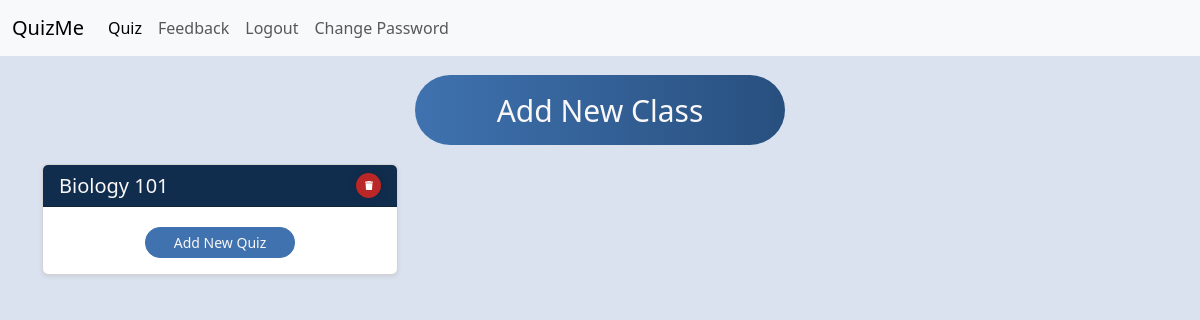
/quiz-selector (signed in), run on an earlier commit of the app's database.
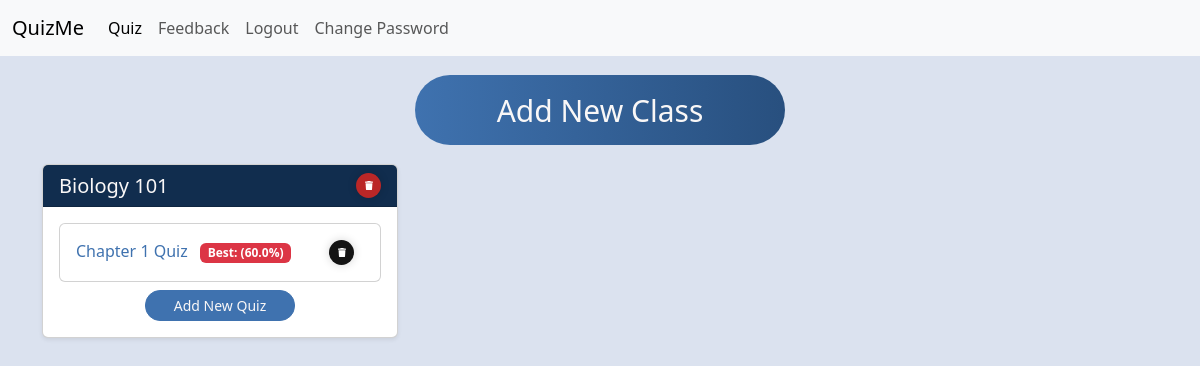
And on a later commit of the database.
### main.py (models this page shows)
class ClassList(db.Model):
    __tablename__ = "class_list"
    id: Mapped[int] = mapped_column(Integer, primary_key=True)
    user_id: Mapped[int] = mapped_column(Integer, db.ForeignKey("users.id"))
    class_name: Mapped[str] = mapped_column(String(250), unique=False, nullable=False)

class Quiz(db.Model):
    __tablename__ = "quizzes"
    id: Mapped[int] = mapped_column(Integer, primary_key=True)
    user_id: Mapped[int] = mapped_column(Integer, db.ForeignKey("users.id"))
    quiz_json: Mapped[str] = mapped_column(JSON())
    title: Mapped[str] = mapped_column(String())
    class_name: Mapped[str] = mapped_column(String(250), unique=False, nullable=False)
    total_questions: Mapped[int] = mapped_column(Integer)
    best_score: Mapped[int] = mapped_column(Integer)

### main.py (the view)
@app.route('/quiz-selector', methods=["GET", "POST"])
def quiz_selector():
    form = NoteInput()
    class_list = ClassList.query.filter_by(user_id=current_user.id).all()
    quizzes = Quiz.query.filter_by(user_id=current_user.id).all()
    return render_template("quiz_selector.html", form=form, class_list=class_list, quizzes=quizzes)

### main.py (called while the page is built)
@login_manager.user_loader
def load_user(user_id):
    return db.get_or_404(User, user_id)

### templates/quiz_selector.html (shortened to what this page needs)
{% include "header.html" %}
{% block content %}
<div class="container mt-4">
    <div class="text-center mb-3">
        <button type="button" class="create_class_button" data-bs-toggle="modal" data-bs-target="#addClassModal">
            Add New Class
        </button>
    </div>
    {% if class_list %}
        <div class="row">
            {% for class in class_list %}
            <div class="col-md-4 mb-4">
                <div class="card shadow-sm">
                    <div class="card-header d-flex justify-content-between align-items-center">
                        <h5 class="card-title mb-0">{{ class.class_name }}</h5>
                        <div class="d-flex gap-2">
                            <form action="{{ url_for('delete_class', class_name=class.class_name) }}" method="POST" onsubmit="return confirm('Are you sure you want to delete this class?');" class="m-0">
                                <button type="submit" class="delete_class_button" aria-label="Delete class">
                                    <svg viewBox="0 0 448 512" class="svgIcon">
                                        <path d="M135.2 17.7L128 32H32C14.3 32 0 46.3 0 64S14.3 96 32 96H416c17.7 0 32-14.3 32-32s-14.3-32-32-32H320l-7.2-14.3C307.4 6.8 296.3 0 284.2 0H163.8c-12.1 0-23.2 6.8-28.6 17.7zM416 128H32L53.2 467c1.6 25.3 22.6 45 47.9 45H346.9c25.3 0 46.3-19.7 47.9-45L416 128z" />
                                    </svg>
                                </button>
                            </form>
                        </div>
                    </div>
                    <div class="card-body">
                        {% set class_quizzes = quizzes|selectattr('class_name', 'equalto', class.class_name)|list %}
                        {% if class_quizzes %}
                            <div class="row g-2">
                                {% for quiz in class_quizzes %}
                                <div class="col-12 mb-1">
                                    <div class="card">
                                        <div class="card-body">
                                            <div class="d-flex justify-content-between align-items-center">
                                                <h6 class="card-title mb-0">
                                                    <a href="{{ url_for('quiz', quiz_id=quiz.id) }}" class="text-decoration-none">
                                                        {{ quiz.title }}
                                                    </a>
                                                        <span class="badge {% if (quiz.best_score / quiz.total_questions * 100)|round == 100 %}bg-success{% else %}bg-danger{% endif %} ms-2">Best: ({{ (quiz.best_score / quiz.total_questions * 100)|round }}%)</span>
                                                </h6>
                                                <form action="{{ url_for('delete_quiz', quiz_id=quiz.id) }}" method="POST" onsubmit="return confirm('Are you sure you want to delete this quiz?');">
                                                    <button type="submit" class="delete_quiz_button" aria-label="Delete quiz">
                                                        <svg viewBox="0 0 448 512" class="svgIcon">
                                                            <path d="M135.2 17.7L128 32H32C14.3 32 0 46.3 0 64S14.3 96 32 96H416c17.7 0 32-14.3 32-32s-14.3-32-32-32H320l-7.2-14.3C307.4 6.8 296.3 0 284.2 0H163.8c-12.1 0-23.2 6.8-28.6 17.7zM416 128H32L53.2 467c1.6 25.3 22.6 45 47.9 45H346.9c25.3 0 46.3-19.7 47.9-45L416 128z" />
                                                        </svg>
                                                    </button>
                                                </form>
                                            </div>
                                        </div>
                                    </div>
                                </div>
                                {% endfor %}
                            </div>
                            <div class="text-center mt-1">
                                <button type="button" class="add_quiz_button btn btn-sm btn-primary" data-bs-toggle="modal" data-bs-target="#createQuizModal" data-class-name="{{ class.class_name }}">
                                    Add New Quiz
                                </button>
                            </div>
                        {% else %}
                        <div class="text-center mt-1">
                            <button type="button" class="add_quiz_button btn btn-sm btn-primary" data-bs-toggle="modal" data-bs-target="#createQuizModal" data-class-name="{{ class.class_name }}">
                                Add New Quiz
                            </button>
                        </div>
                        {% endif %}
                    </div>
                </div>
            </div>
            {% endfor %}
        </div>
    {% else %}
        <div class="text-center mt-4">
            <h3 class="mb-4">No Classes Added Yet</h3>
            <p>Click the button above to add your first class!</p>
        </div>
    {% endif %}
</div>
{% endblock %}

### templates/header.html (shortened to what this page needs)
<!doctype html>
<html lang="en" data-bs-theme="auto">
  <head><script src="../assets/js/color-modes.js"></script>
    <link rel="stylesheet" href="https://cdn.jsdelivr.net/npm/@docsearch/css@3">
    <link href="static/css/bootstrap.min.css" rel="stylesheet">
    <link href="https://cdn.jsdelivr.net/npm/bootstrap@5.3.3/dist/css/bootstrap.min.css" rel="stylesheet">
    <link rel="stylesheet" href="static/css/style.css"/>
<nav class="navbar navbar-expand-lg bg-body-tertiary">
  <div class="container-fluid">
    <a class="navbar-brand">QuizMe</a>
    <div class="collapse navbar-collapse" id="navbarNav">
      <ul class="navbar-nav">
        <li class="nav-item">
          <a class="nav-link active" aria-current="page" href="{{url_for('quiz_selector') }}">Quiz</a>
        </li>
        <li class="nav-item">
          <a class="nav-link" href="{{url_for('feedback') }}">Feedback</a>
        </li>
        {% if current_user.is_authenticated: %}
        <li class="nav-item">
          <a class="nav-link" href="{{url_for('logout') }}">Logout</a>
        </li>
        <li class="nav-item">
          <a class="nav-link" href="{{url_for('change_password') }}">Change Password</a>
        </li>
        {%endif%}
      </ul>
    </div>
  </div>
</nav>

### static/css/style.css (style rules this page uses)
:root { --primary-color: #F9F7F7; --secondary-color: #DBE2EF; --tertiary-color: #3F72AF; --quaternary-color: #112D4E; }

What changed in the data, as far as the page shows it:
added Quiz: title "Chapter 1 Quiz", (quiz.best_score/quiz.total_questions*100)|round "60.0"
